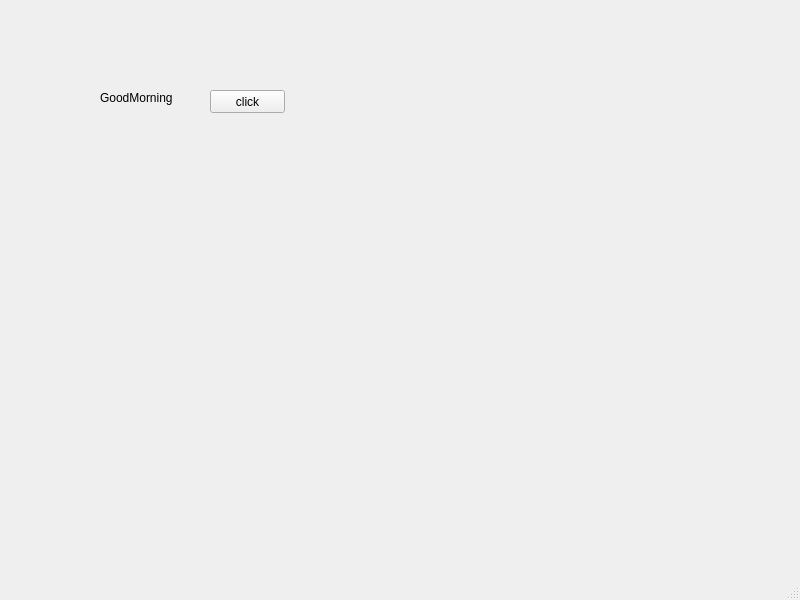
<?xml version="1.0" encoding="UTF-8"?>
<ui version="4.0">
 <class>MainWindow</class>
 <widget class="QMainWindow" name="MainWindow">
  <property name="geometry">
   <rect>
    <x>0</x>
    <y>0</y>
    <width>800</width>
    <height>600</height>
   </rect>
  </property>
  <property name="windowTitle">
   <string>MainWindow</string>
  </property>
  <widget class="QWidget" name="centralwidget">
   <widget class="QLabel" name="lbl">
    <property name="geometry">
     <rect>
      <x>100</x>
      <y>90</y>
      <width>101</width>
      <height>16</height>
     </rect>
    </property>
    <property name="text">
     <string>GoodMorning</string>
    </property>
   </widget>
   <widget class="QPushButton" name="btn">
    <property name="geometry">
     <rect>
      <x>210</x>
      <y>90</y>
      <width>75</width>
      <height>23</height>
     </rect>
    </property>
    <property name="text">
     <string>click</string>
    </property>
   </widget>
  </widget>
  <widget class="QMenuBar" name="menubar">
   <property name="geometry">
    <rect>
     <x>0</x>
     <y>0</y>
     <width>800</width>
     <height>21</height>
    </rect>
   </property>
  </widget>
  <widget class="QStatusBar" name="statusbar"/>
 </widget>
 <resources/>
 <connections/>
</ui>
